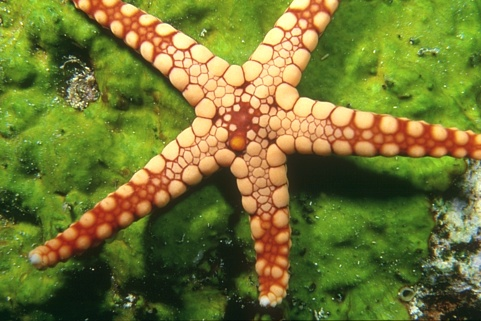
#> input picture tp/tp-3/imagenes/12003.jpg, 481 x 321 px, given in place of the camera
$ python object_tracking_00.py
#> lines starting #> are read from the running program, lines starting #| are printed output that depends on the picture; after the words box and inside, x2 and y2 are one past the last pixel; in counts of white or black regions, pixels touching at a corner belong together
from __future__ import division
import cv2
import numpy as np
import matplotlib.pyplot as plt

def nothing(x):
    pass

hminsv = np.zeros((100,200,3), np.uint8)
hmaxsv = np.zeros((100,200,3), np.uint8)
hsvmin1 = np.zeros((100,200,3), np.uint8)
hsvmax1 = np.zeros((100,200,3), np.uint8)
hsvmin2 = np.zeros((100,200,3), np.uint8)
hsvmax2 = np.zeros((100,200,3), np.uint8)

cv2.namedWindow('mask')
cap = cv2.VideoCapture(0)
# create trackbars for color change
cv2.createTrackbar('Hmin','mask',0,180,nothing)
#> slider 'Hmin' is set to 36
cv2.createTrackbar('Hmax','mask',0,180,nothing)
#> slider 'Hmax' is set to 180
cv2.createTrackbar('S','mask',0,255,nothing)
#> slider 'S' is set to 85
cv2.createTrackbar('Vmin','mask',0,255,nothing)
#> slider 'Vmin' is set to 51
cv2.createTrackbar('Vmax','mask',0,255,nothing)
#> slider 'Vmax' is set to 255

while(1):

    # Captura un frame
    _, frame = cap.read()
#> frame is the input picture: shape (321, 481, 3); mean B, G, R 50.3, 118.7, 114.1

    # Convert BGR to HSV
    hsv = cv2.cvtColor(frame, cv2.COLOR_BGR2HSV)
#> hsv: shape (321, 481, 3); mean H, S, V 35.8, 160.5, 134.3

    # define range of blue color in HSV
    hmin = cv2.getTrackbarPos('Hmin','mask')
    hmax = cv2.getTrackbarPos('Hmax','mask')
    s = cv2.getTrackbarPos('S','mask')
    vmin = cv2.getTrackbarPos('Vmin','mask')
    vmax = cv2.getTrackbarPos('Vmax','mask')
    lower_green = np.array([hmin,s,vmin])
    upper_green = np.array([hmax,255,vmax])

    # Threshold the HSV image to get only blue colors
    mask = cv2.inRange(hsv, lower_green, upper_green)
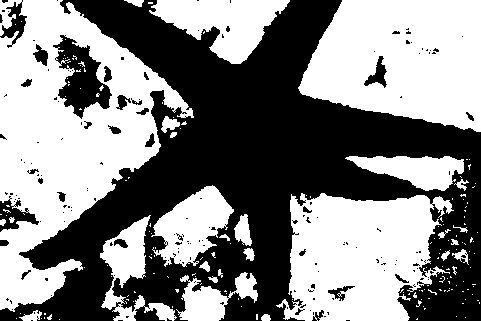
#> mask: shape (321, 481); 52.2% white; 169 black regions (141 under 20 px), largest, box (x1, y1, x2, y2) and area: (0, 0, 481, 321) 68088, (53, 35, 112, 119) 2365, (0, 196, 39, 232) 603

    # Bitwise-AND mask and original image
    res = cv2.bitwise_and(frame, frame, mask= mask)

    # para graficar los hsv minimos y maximos
    hminsv[:] = [hmin,s,(vmin+vmax)/2]
    hsv_min = cv2.cvtColor(hminsv, cv2.COLOR_HSV2BGR)
    hmaxsv[:] = [hmax,s,(vmin+vmax)/2]
    hsv_max = cv2.cvtColor(hmaxsv, cv2.COLOR_HSV2BGR)

    hsvmin1[:] = [hmin,s,vmin]
    hsv_min1 = cv2.cvtColor(hsvmin1, cv2.COLOR_HSV2BGR)
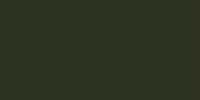
#> hsv_min1: shape (100, 200, 3); mean B, G, R 34, 51, 47
    hsvmax1[:] = [hmin,s,vmax]
    hsv_max1 = cv2.cvtColor(hsvmax1, cv2.COLOR_HSV2BGR)
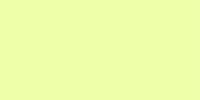
#> hsv_max1: shape (100, 200, 3); mean B, G, R 169, 255, 238

    hsvmin2[:] = [hmax,s,vmin]
    hsv_min1 = cv2.cvtColor(hsvmin1, cv2.COLOR_HSV2BGR)
    hsvmax2[:] = [hmax,s,vmin]
    hsv_max1 = cv2.cvtColor(hsvmax1, cv2.COLOR_HSV2BGR)

    cv2.imshow('frame',frame)
    cv2.imshow('mask',mask)
    cv2.imshow('res',res)
    cv2.imshow('hsv_min',hminsv)
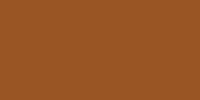
#> window 'hsv_min': shape (100, 200, 3); mean B, G, R 36, 85, 153
    cv2.imshow('hsv_max',hmaxsv)
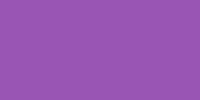
#> window 'hsv_max': shape (100, 200, 3); mean B, G, R 180, 85, 153
    cv2.imshow('hsv_min1',hsvmin1)
    cv2.imshow('hsv_max1',hsvmax1)
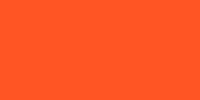
#> window 'hsv_max1': shape (100, 200, 3); mean B, G, R 36, 85, 255
    cv2.imshow('hsv_min2',hsvmin2)
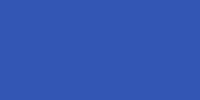
#> window 'hsv_min2': shape (100, 200, 3); mean B, G, R 180, 85, 51
    cv2.imshow('hsv_max2',hsvmax2)
    k = cv2.waitKey(5) & 0xFF
#> (key Esc is pressed here)
    if k == 27:
        break

cv2.destroyAllWindows()

$ run again, on tp/tp-3/imagenes/12074.jpg
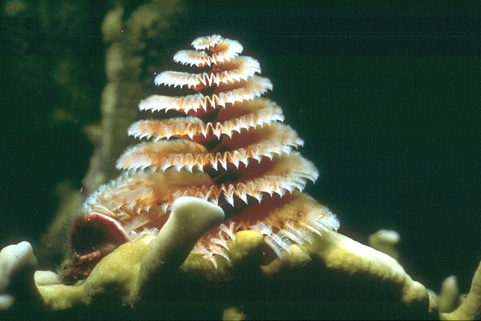
#> input picture tp/tp-3/imagenes/12074.jpg, 481 x 321 px, given in place of the camera
#> frame is the input picture: shape (321, 481, 3); mean B, G, R 59.3, 80.3, 65.2
#> hsv: shape (321, 481, 3); mean H, S, V 60, 135.3, 84.7
#> `mask = cv2.inRange(hsv, lower_green, upper_green)`:
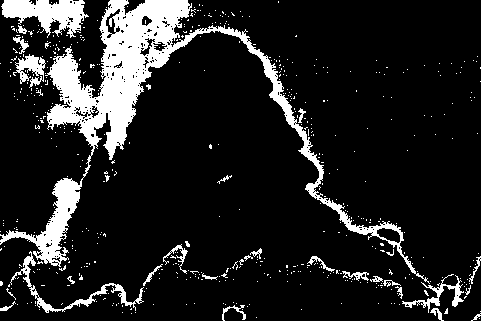
#> mask: shape (321, 481); 13.3% white; 541 white regions (512 under 20 px), largest, box (x1, y1, x2, y2) and area: (0, 0, 430, 284) 14297, (1, 0, 89, 38) 1846, (10, 251, 144, 313) 881
#> `res = cv2.bitwise_and(frame, frame, mask= mask)`:
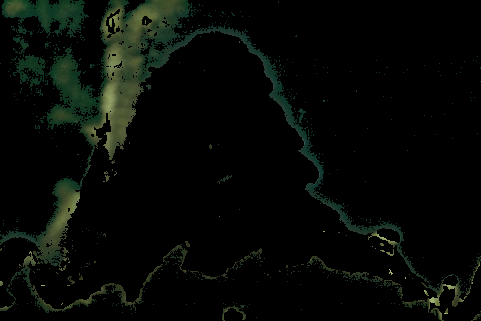
#> res: shape (321, 481, 3); mean B, G, R 5.8, 9.1, 6

$ run again, on tp/tp-3/imagenes/15088.jpg
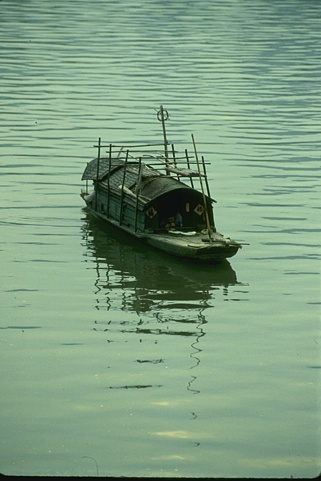
#> input picture tp/tp-3/imagenes/15088.jpg, 321 x 481 px, given in place of the camera
#> frame is the input picture: shape (481, 321, 3); mean B, G, R 130, 157.9, 126.7
#> hsv: shape (481, 321, 3); mean H, S, V 62.9, 59.1, 158
#> `mask = cv2.inRange(hsv, lower_green, upper_green)`:
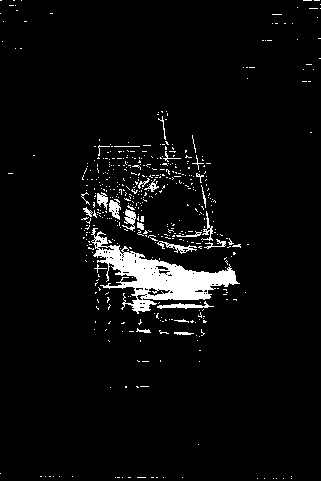
#> mask: shape (481, 321); 4.6% white; 493 white regions (467 under 20 px), largest, box (x1, y1, x2, y2) and area: (91, 228, 240, 314) 4125, (157, 301, 214, 309) 189, (157, 241, 197, 254) 160
#> `res = cv2.bitwise_and(frame, frame, mask= mask)`:
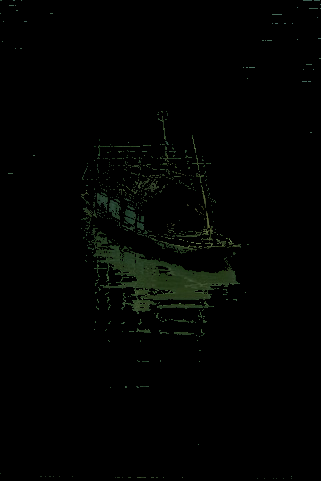
#> res: shape (481, 321, 3); mean B, G, R 1.7, 2.9, 1.9

$ run again, on tp/tp-3/imagenes/16052.jpg
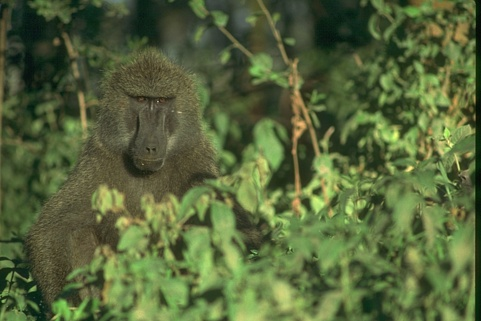
#> input picture tp/tp-3/imagenes/16052.jpg, 481 x 321 px, given in place of the camera
#> frame is the input picture: shape (321, 481, 3); mean B, G, R 59.2, 101.5, 86.6
#> hsv: shape (321, 481, 3); mean H, S, V 41.5, 108.8, 102.3
#> mask: shape (321, 481); 58.7% white; 317 black regions (241 under 20 px), largest, box (x1, y1, x2, y2) and area: (0, 0, 376, 321) 51014, (406, 0, 481, 321) 3601, (208, 190, 270, 253) 898
#> `res = cv2.bitwise_and(frame, frame, mask= mask)`:
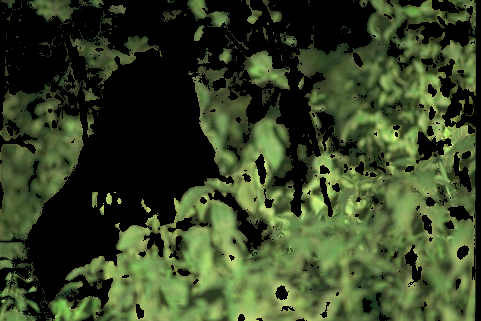
#> res: shape (321, 481, 3); mean B, G, R 37.7, 68, 55.2
